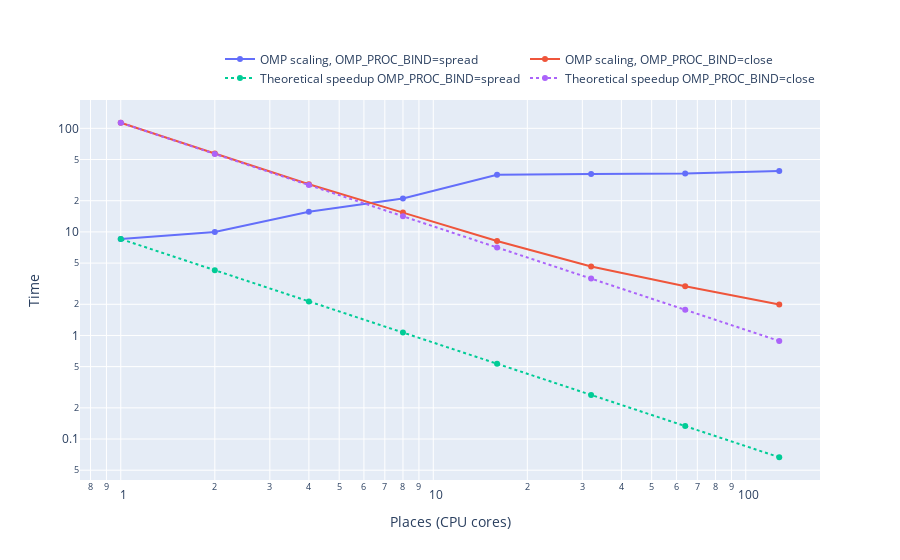

Notebook code cell kept with this figure:
### Code cell
fig = make_subplots()
fig.update_layout(
  legend=dict(
    orientation="h",
    yanchor="bottom",
    y=1.02,
    xanchor="right",
    x=1,
  ),
  xaxis_title="Places (CPU cores)",
  yaxis_title="Time"
)
fig.add_trace(go.Scatter(
  x=df["places"], 
  y=df["time"],
  mode='lines+markers', 
  name=f"OMP scaling, OMP_PROC_BIND=spread"
))
fig.add_trace(go.Scatter(
  x=df1["places"], 
  y=df1["time"],
  mode='lines+markers', 
  name=f"OMP scaling, OMP_PROC_BIND=close"
))
fig.add_trace(go.Scatter(
  x=df["places"], 
  y=df["places"].apply(lambda np: df["time"].iloc[-1] / np * df["places"].iloc[-1]),
  mode='lines+markers', 
  line=dict(
    dash='dot'
  ),
  name="Theoretical speedup OMP_PROC_BIND=spread"
))
fig.add_trace(go.Scatter(
  x=df["places"], 
  y=df1["places"].apply(lambda np: df1["time"].iloc[-1] / np * df1["places"].iloc[-1]),
  mode='lines+markers', 
  line=dict(
    dash='dot'
  ),
  name="Theoretical speedup OMP_PROC_BIND=close"
))

fig.update_xaxes(type='log')
fig.update_yaxes(type='log')
fig

### Figure 1 — Plotly figure (JSON) as saved in the notebook; plotly's stock layout.template omitted (floating-point values rounded to 4 significant figures)
{"data": [{"mode": "lines+markers", "name": "OMP scaling, OMP_PROC_BIND=spread", "type": "scatter", "x": [128, 64, 32, 16, 8, 4, 2, 1], "y": [38.84, 36.61, 36.16, 35.59, 21.04, 15.63, 9.998, 8.535]}, {"mode": "lines+markers", "name": "OMP scaling, OMP_PROC_BIND=close", "type": "scatter", "x": [128, 64, 32, 16, 8, 4, 2, 1], "y": [1.991, 2.993, 4.626, 8.169, 15.36, 28.82, 57.14, 113.2]}, {"line": {"dash": "dot"}, "mode": "lines+markers", "name": "Theoretical speedup OMP_PROC_BIND=spread", "type": "scatter", "x": [128, 64, 32, 16, 8, 4, 2, 1], "y": [0.06668, 0.1334, 0.2667, 0.5334, 1.067, 2.134, 4.268, 8.535]}, {"line": {"dash": "dot"}, "mode": "lines+markers", "name": "Theoretical speedup OMP_PROC_BIND=close", "type": "scatter", "x": [128, 64, 32, 16, 8, 4, 2, 1], "y": [0.8847, 1.769, 3.539, 7.078, 14.16, 28.31, 56.62, 113.2]}], "layout": {"legend": {"orientation": "h", "x": 1, "xanchor": "right", "y": 1.02, "yanchor": "bottom"}, "xaxis": {"anchor": "y", "domain": [0, 1], "title": {"text": "Places (CPU cores)"}, "type": "log"}, "yaxis": {"anchor": "x", "domain": [0, 1], "title": {"text": "Time"}, "type": "log"}}}
